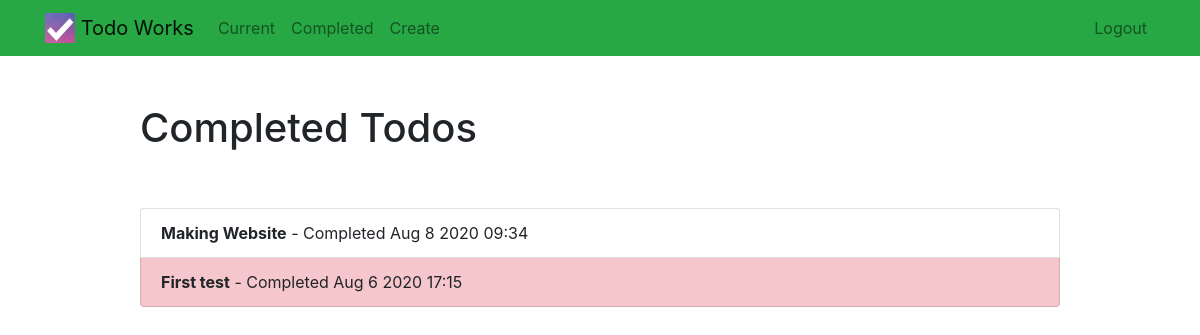
The app's page /completed/ (signed in), older data.
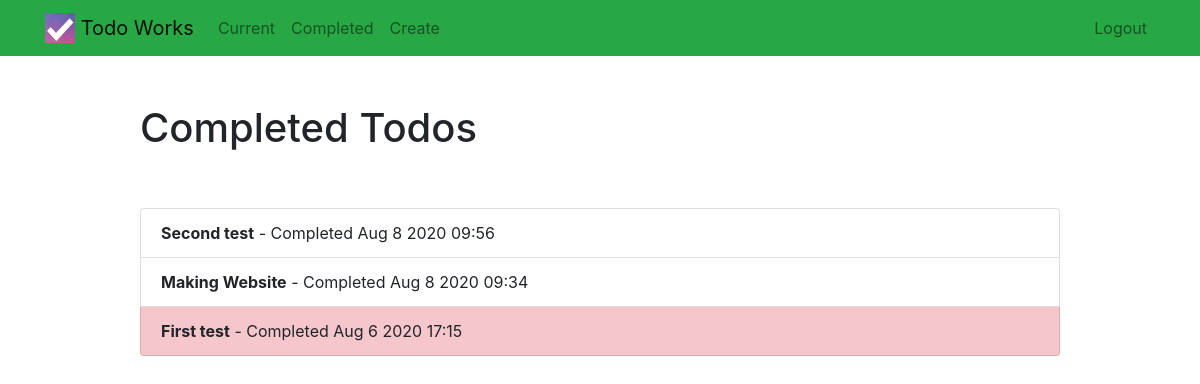
The same page, newer data.
### todo/models.py (models this page shows, shortened)
class Todo(models.Model):
    title = models.CharField(max_length=100)
    memo = models.TextField(blank=True)
    created = models.DateTimeField(auto_now_add=True)
    datecompleted = models.DateTimeField(null=True, blank=True)
    important = models.BooleanField(default=False)
    user = models.ForeignKey(User, on_delete=models.CASCADE)

### todo/views.py (the view)
# urls.py: path('completed/', views.completedtodos, name='completedtodos'),
@login_required
def completedtodos(request):
    todos = Todo.objects.filter(user=request.user, datecompleted__isnull=False).order_by('-datecompleted')
    return render(request, 'todo/completedtodos.html', {'todos':todos})

### todo/templates/todo/completedtodos.html
{% extends "todo/base.html" %}
{% block content %}
    <div class="row justify-content-center mt-5">
        <div class="col-md-10">
            <h1>Completed Todos</h1>
        </div>
    </div>
    <div class="row justify-content-center mt-5">
        <div class="col-md-10">
            <div class="list-group">
                {% for todo in todos %}
                    <a  class="list-group-item list-group-item-action{% if todo.important %} list-group-item-danger{% endif %}">
                      <b>{{ todo.title }}</b> - Completed {{ todo.datecompleted|date:'M j Y H:i' }}</a>
                {% endfor %}
            </div>
        </div>
    </div>
{% endblock %}

### todo/templates/todo/base.html (shortened to what this page needs)
{% load static %}
<!doctype html>
<html lang="en">
<head>
    <link rel="stylesheet" href="https://stackpath.bootstrapcdn.com/bootstrap/4.4.1/css/bootstrap.min.css">
</head>
<body>
<nav class="navbar navbar-expand-md navbar-light bg-success">
<div class="container">
    <a class="navbar-brand" href="{% url 'home' %}">
         <img src="{% static 'todo/logo.jpg' %}" width="30" height="30" class="d-inline-block align-top">
        <span>Todo Works</span>
    </a>
    <div class="collapse navbar-collapse" id="navbarNav">
    {% if user.is_authenticated %}
        <ul class="navbar-nav mr-auto">
                <li class="nav-item {{ current }}">
                    <a class="nav-link" href="{% url 'currenttodos' %}">Current</a>
                </li>
                <li class="nav-item {{ completed }}">
                    <a class="nav-link" href="{% url 'completedtodos' %}">Completed</a>
                </li>
                <li class="nav-item {{ create }}">
                    <a class="nav-link" href="{% url 'createtodo' %}">Create</a>
                </li>
        </ul>
    {% endif %}
    <ul class="navbar-nav ml-auto">
            {% if user.is_authenticated %}
                <li class="nav-item">
                    <a href="#" onclick="$('#signOutBtn').click()" class="nav-link">Logout</a>
                </li>
            {% endif %}
        </ul>
    </div>
</div>
</nav>
<div class="container">
{% block content %}{% endblock %}
</div>
</body>
</html>

Row changes from the older to the newer data that the page shows:
now on this page (row edited): Todo: title "Second test", datecompleted "Aug 8 2020 09:56"
